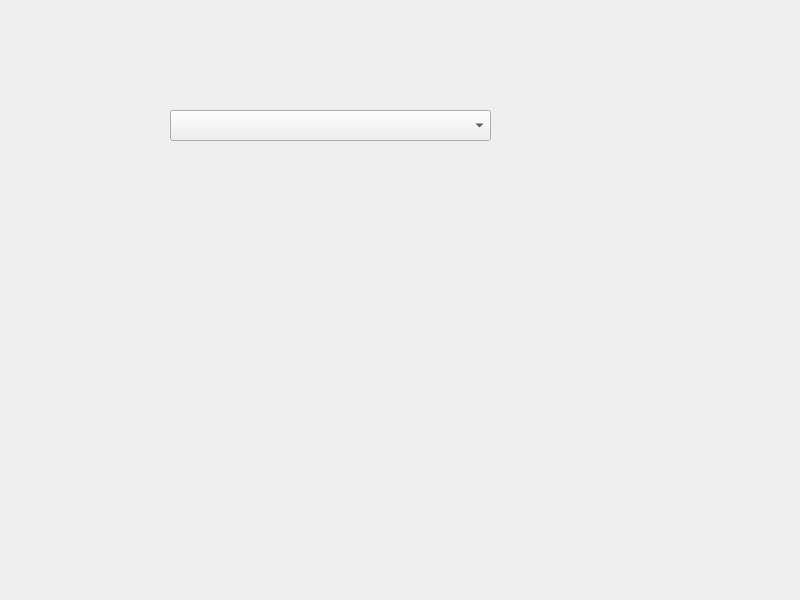
<?xml version="1.0" encoding="UTF-8"?>
<ui version="4.0">
 <class>Widget</class>
 <widget class="QWidget" name="Widget">
  <property name="geometry">
   <rect>
    <x>0</x>
    <y>0</y>
    <width>800</width>
    <height>600</height>
   </rect>
  </property>
  <property name="windowTitle">
   <string>Widget</string>
  </property>
  <widget class="QComboBox" name="comboBox">
   <property name="geometry">
    <rect>
     <x>170</x>
     <y>110</y>
     <width>321</width>
     <height>31</height>
    </rect>
   </property>
  </widget>
 </widget>
 <resources/>
 <connections/>
</ui>
